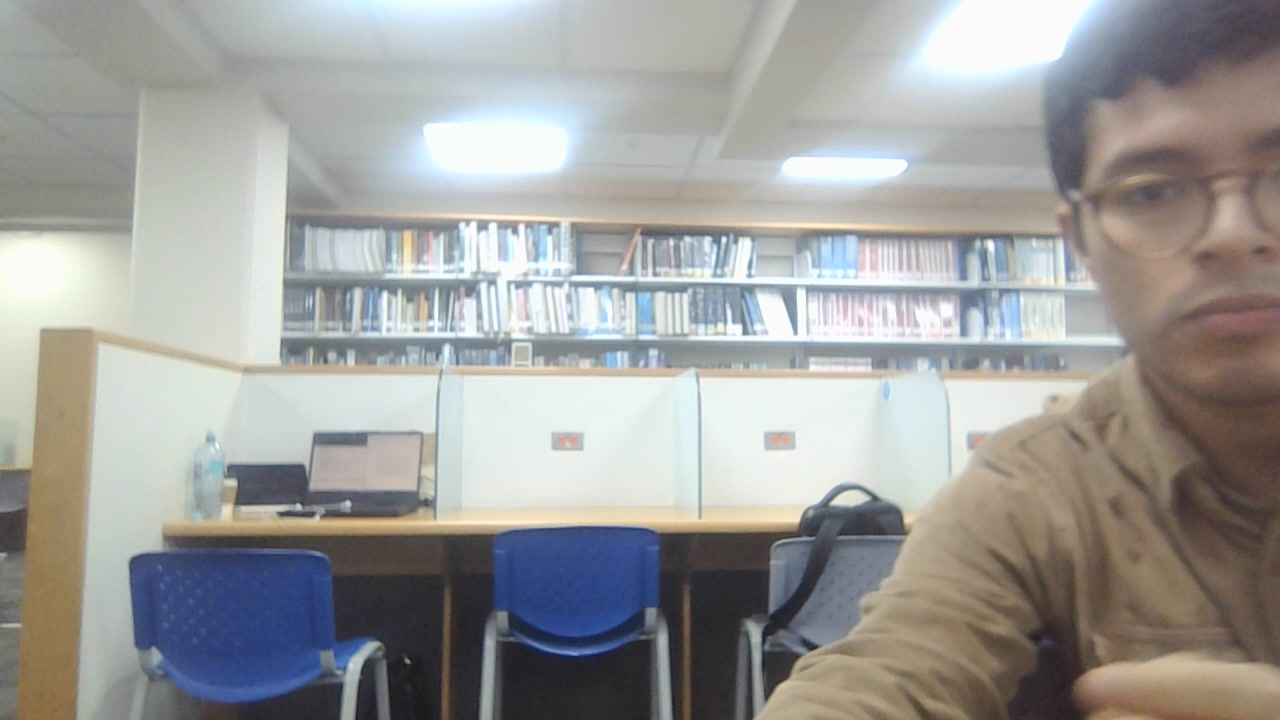
#> input picture data/frames/first_frames/video1_already_tested_frame0.jpg, 1280 x 720 px; its folder holds only this picture in this run
$ python -i preprocessing.py   (imports and definitions only)
#> lines starting #> are read from the running program, lines starting #| are printed output that depends on the picture
#> further down, picture is the input picture: shape (720, 1280, 3); mean B, G, R 155.5, 157.4, 157.8
import argparse
import csv
import os
import subprocess

import cv2

from config import load_config


# [80 lines left out: functions get_video_duration, extract_frames, not called in this run]


def normalize_illumination(frame):
    """Ecualiza el canal V (HSV) para compensar sub/sobreexposición."""
    hsv = cv2.cvtColor(frame, cv2.COLOR_BGR2HSV)
#> hsv: shape (720, 1280, 3); mean H, S, V 62, 36.6, 167.3
    h, s, v = cv2.split(hsv)
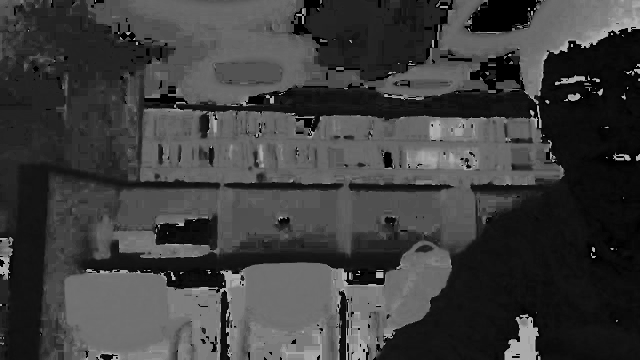
#> h: shape (720, 1280) (shown at 1/2 size); min 0, max 179, mean 62
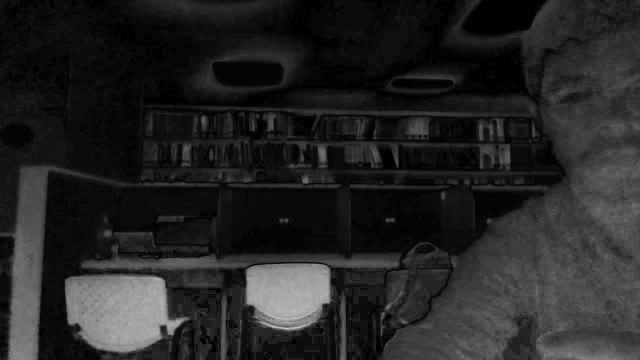
#> s: shape (720, 1280) (shown at 1/2 size); min 0, max 209, mean 36.6
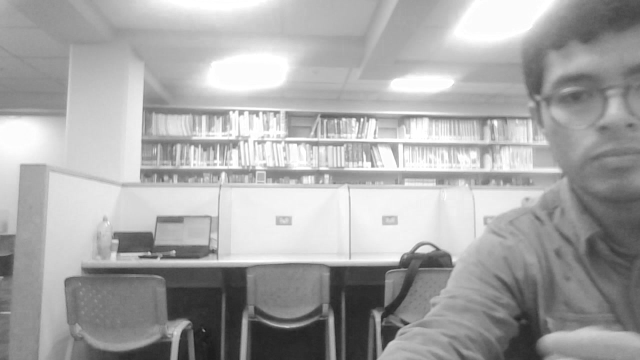
#> v: shape (720, 1280) (shown at 1/2 size); min 20, max 255, mean 167.3
    v_eq = cv2.equalizeHist(v)
    hsv_eq = cv2.merge([h, s, v_eq])
#> hsv_eq: shape (720, 1280, 3); mean H, S, V 62, 36.6, 128.2
    return cv2.cvtColor(hsv_eq, cv2.COLOR_HSV2BGR)
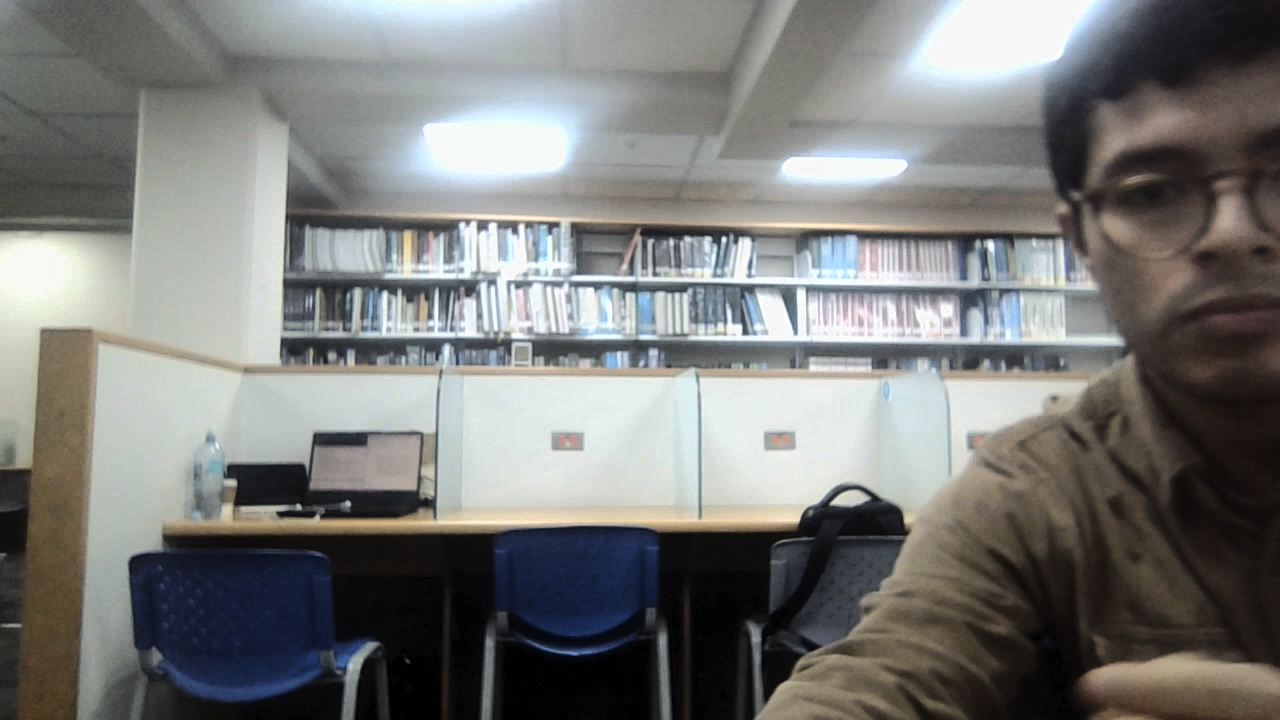
#> returned value: shape (720, 1280, 3); mean B, G, R 120.4, 122.3, 121.6


# [6 lines left out: function _format_timestamp, not called in this run]


# [20 lines not run here, left out]

>>> import cv2
>>> picture = cv2.imread('../data/frames/first_frames/video1_already_tested_frame0.jpg')
>>> result = normalize_illumination(picture)

$ run again, on data/frames/first_frames/video2_cut_frame0.jpg
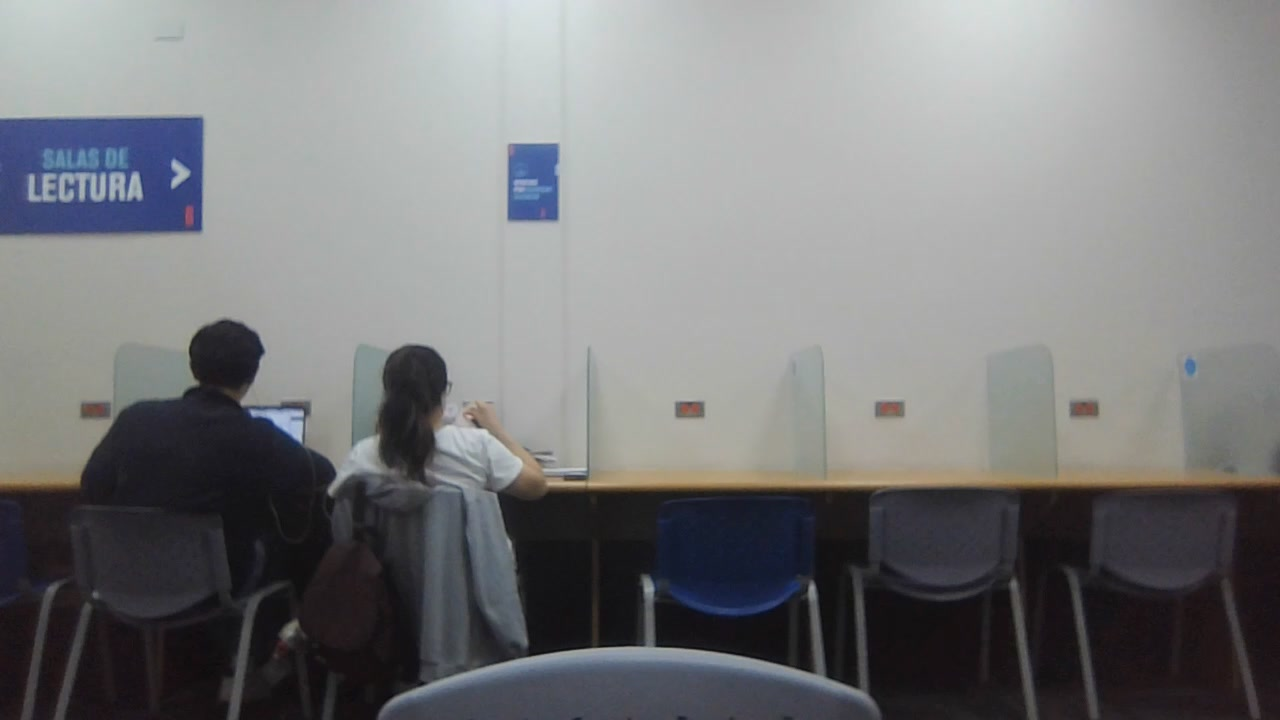
#> input picture data/frames/first_frames/video2_cut_frame0.jpg, 1280 x 720 px
#> picture is the input picture: shape (720, 1280, 3); mean B, G, R 123.9, 122.5, 121.7
#> hsv: shape (720, 1280, 3); mean H, S, V 77.6, 24.7, 126.9
#> in normalize_illumination, `h, s, v = cv2.split(hsv)`:
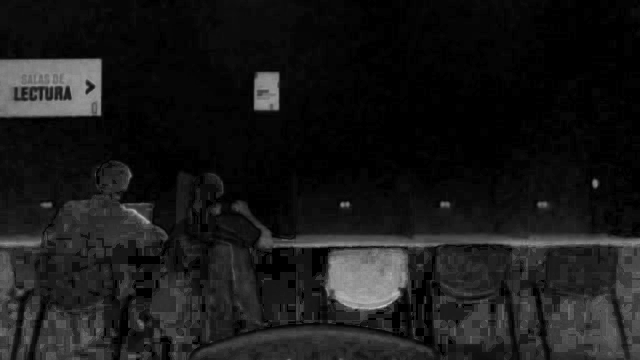
#> s: shape (720, 1280) (shown at 1/2 size); min 0, max 205, mean 24.7
#> hsv_eq: shape (720, 1280, 3); mean H, S, V 77.6, 24.7, 128.5
#> in normalize_illumination, `return cv2.cvtColor(hsv_eq, cv2.COLOR_HSV2BGR)`:
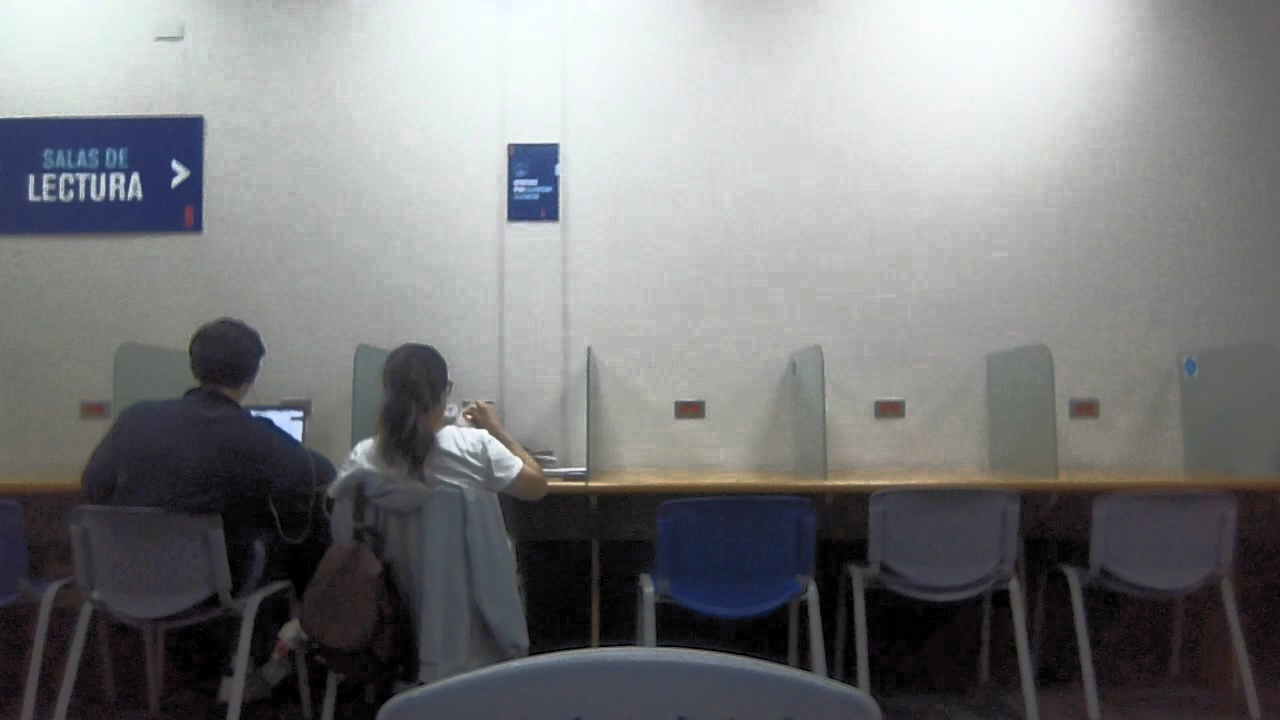
#> returned value: shape (720, 1280, 3); mean B, G, R 125.5, 124.2, 123.3

$ run again, on data/frames/first_frames/video3_cut_frame0.jpg
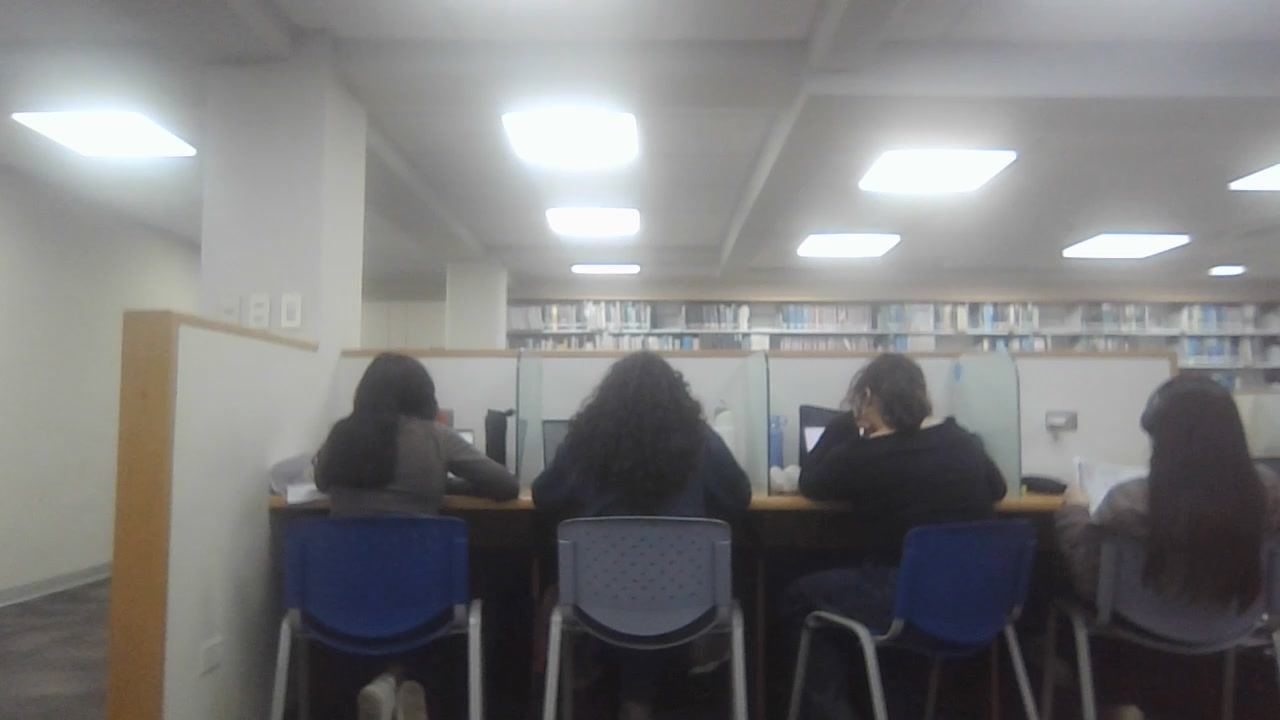
#> input picture data/frames/first_frames/video3_cut_frame0.jpg, 1280 x 720 px
#> picture is the input picture: shape (720, 1280, 3); mean B, G, R 122.9, 122.5, 122.7
#> hsv: shape (720, 1280, 3); mean H, S, V 76.8, 21.8, 126.7
#> in normalize_illumination, `h, s, v = cv2.split(hsv)`:
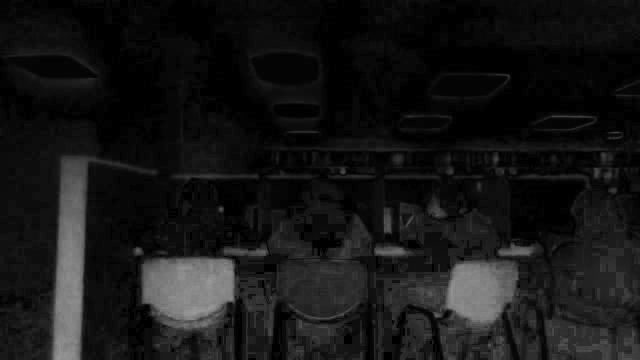
#> s: shape (720, 1280) (shown at 1/2 size); min 0, max 158, mean 21.8
#> hsv_eq: shape (720, 1280, 3); mean H, S, V 76.8, 21.8, 128.4
#> in normalize_illumination, `return cv2.cvtColor(hsv_eq, cv2.COLOR_HSV2BGR)`:
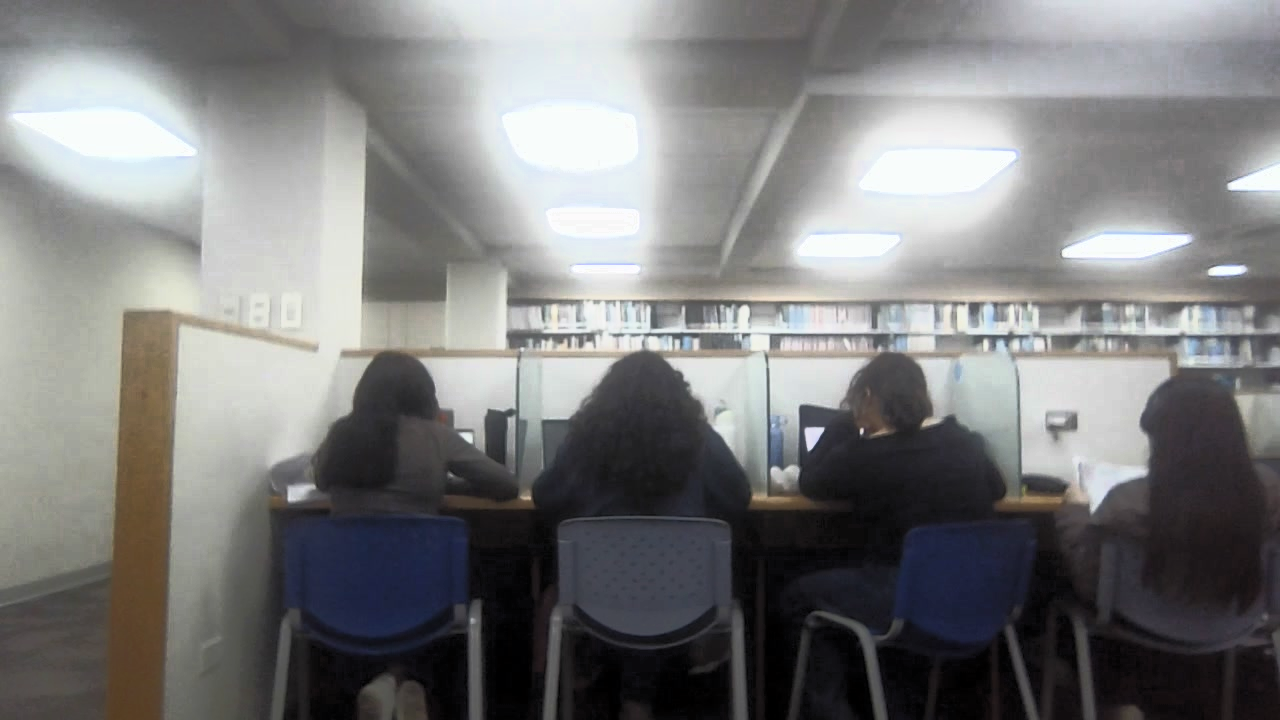
#> returned value: shape (720, 1280, 3); mean B, G, R 124.6, 124.4, 124.3
